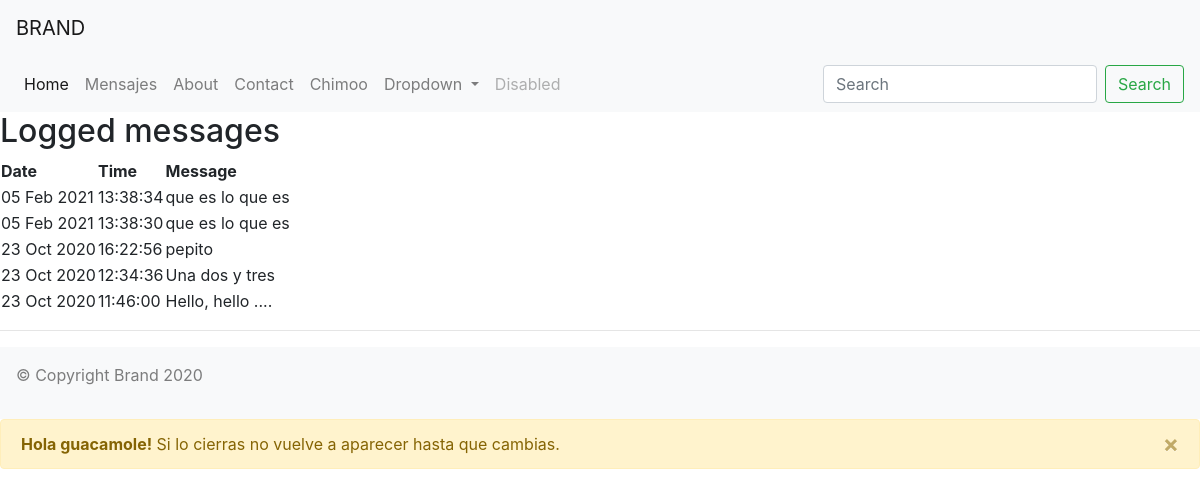
The page / on the database its author committed.
### hello/models.py (models this page shows, shortened)
class LogMessage(models.Model):
    message = models.CharField(max_length=300)
    log_date = models.DateTimeField("date logged")

### hello/views.py (the view)
class HomeListView(ListView):
    model = LogMessage
    def get_context_data(self, **kwargs):
        context = super(HomeListView, self).get_context_data(**kwargs)
        return context

### hello/templates/hello/home.html (shortened to what this page needs)
{% extends "hello/layout.html" %}
{% block content %}
    <h2>Logged messages</h2>
    {% if message_list %}
        <table class="message_list">
            <thead>
            <tr>
                <th>Date</th>
                <th>Time</th>
                <th>Message</th>
            </tr>
            </thead>
            <tbody>
            {% for message in message_list %}
                <tr>
                    <td>{{ message.log_date | date:'d M Y' }}</td>
                    <td>{{ message.log_date | time:'H:i:s' }}</td>
                    <td>{{ message.message }}</td>
                </tr>
            {% endfor %}
            </tbody>
        </table>
    {% else %}
        <p>No messages have been logged. Use the <a href="{% url 'log' %}">Log Message form</a>.</p>
    {% endif %}
{% endblock %}

### hello/templates/hello/layout.html (shortened to what this page needs)
<!DOCTYPE html>
<html>
<head>
    {% load static %}
    <link rel="stylesheet" href="https://stackpath.bootstrapcdn.com/bootstrap/4.1.3/css/bootstrap.min.css">
</head>
<body>
<header class="header">
<nav class="navbar navbar-light bg-light">
  <a class="navbar-brand" href="#">BRAND</a>
</nav>
<nav class="navbar navbar-expand-lg navbar-light bg-light">
    <div class="collapse navbar-collapse" id="navbarSupportedContent">
      <ul class="navbar-nav mr-auto">
        <li class="nav-item active">
          <a class="nav-link" href="{% url 'home' %}">Home  <span class="sr-only">(current)</span></a>
        </li>
        <li class="nav-item ">
          <a class="nav-link" href="{% url 'log' %}">Mensajes  <span class="sr-only">(current)</span></a>
        </li>
        <li class="nav-item ">
          <a class="nav-link" href="{% url 'about' %}">About  </a>
        </li>
        <li class="nav-item ">
            <a class="nav-link" href="{% url 'contact' %}">Contact  </a>
        </li>
        <li class="nav-item ">
            <a class="nav-link" href="{% url 'chimoo' %}">Chimoo  </a>
        </li>
        <li class="nav-item dropdown">
          <a class="nav-link dropdown-toggle" href="#" id="navbarDropdown" role="button" data-toggle="dropdown" aria-haspopup="true" aria-expanded="false">
            Dropdown
          </a>
        </li>
        <li class="nav-item">
          <a class="nav-link disabled" href="#">Disabled</a>
        </li>
      </ul>
      <form class="form-inline my-2 my-lg-0">
        <input class="form-control mr-sm-2" type="search" placeholder="Search" aria-label="Search">
        <button class="btn btn-outline-success my-2 my-sm-0" type="submit">Search</button>
      </form>
    </div>
  </nav>
<div class="body-content">
    {% block content %}
    {% endblock %}
    <hr/>
    <footer>
        <nav class="navbar navbar-light bg-light">
            <span class="navbar-text">
              <p>© Copyright Brand 2020 </p>
            </span>
          </nav>
    </footer>
</div>
<div class="alert alert-warning alert-dismissible fade show" role="alert">
  <strong>Hola guacamole!</strong> Si lo cierras no vuelve a aparecer hasta que cambias.
  <button type="button" class="close" data-dismiss="alert" aria-label="Close">
  <span aria-hidden="true">&times;</span>
  </button>
</div>
</header>
 </body>
</html>

### rows shown on the page
LogMessage: log_date "05 Feb 2021", log_date "13:38:34", message "que es lo que es"
LogMessage: log_date "05 Feb 2021", log_date "13:38:30", message "que es lo que es"
LogMessage: log_date "23 Oct 2020", log_date "16:22:56", message "pepito"
LogMessage: log_date "23 Oct 2020", log_date "12:34:36", message "Una dos y tres"
LogMessage: log_date "23 Oct 2020", log_date "11:46:00", message "Hello, hello ...."
